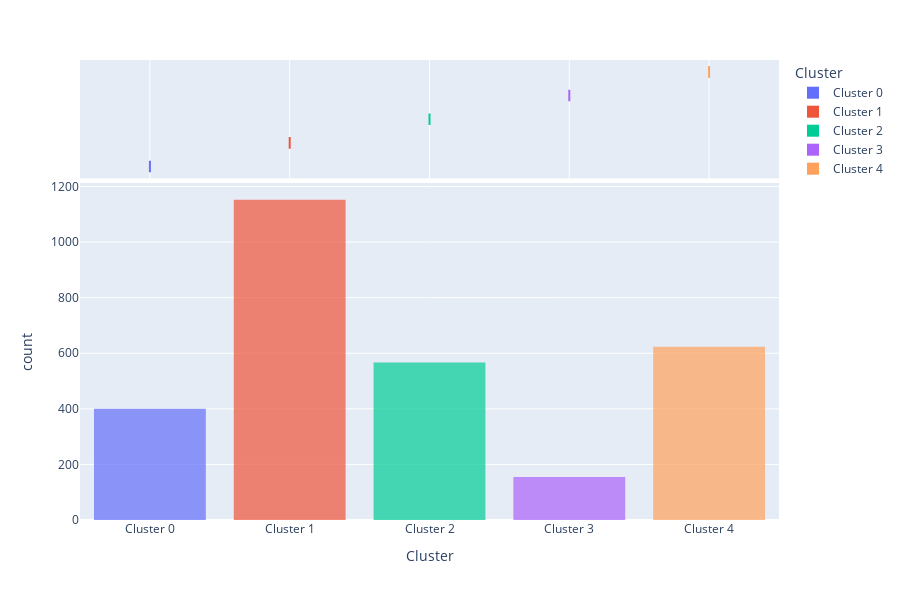

The code cell stored with this chart in its notebook:
### Code cell
# plot distributions of items within the different clusters
plot_model(model, plot = 'distribution')

### Figure 1 — Plotly figure (JSON) as saved in the notebook; plotly's stock layout.template omitted (floating-point values rounded to 4 significant figures; data arrays with more than 128 entries replaced by an {"elided": "..."} marker saying what was removed)
{"data": [{"alignmentgroup": "True", "bingroup": "x", "hovertemplate": "Cluster=%{x}<br>count=%{y}<extra></extra>", "legendgroup": "Cluster 0", "marker": {"color": "#636efa", "opacity": 0.7, "pattern": {"shape": ""}}, "name": "Cluster 0", "offsetgroup": "Cluster 0", "orientation": "v", "showlegend": true, "type": "histogram", "x": {"elided": "400 str values"}, "xaxis": "x", "yaxis": "y"}, {"alignmentgroup": "True", "customdata": {"elided": "400x5 mixed values"}, "hovertemplate": "Cluster=%{x}<br>item=%{customdata[0]}<br>frequency=%{customdata[1]}<br>recency=%{customdata[2]}<br>frequency_ln=%{customdata[3]}<br>recency_ln=%{customdata[4]}<extra></extra>", "legendgroup": "Cluster 0", "marker": {"color": "#636efa"}, "name": "Cluster 0", "notched": true, "offsetgroup": "Cluster 0", "showlegend": false, "type": "box", "x": {"elided": "400 str values"}, "xaxis": "x2", "yaxis": "y2"}, {"alignmentgroup": "True", "bingroup": "x", "hovertemplate": "Cluster=%{x}<br>count=%{y}<extra></extra>", "legendgroup": "Cluster 1", "marker": {"color": "#EF553B", "opacity": 0.7, "pattern": {"shape": ""}}, "name": "Cluster 1", "offsetgroup": "Cluster 1", "orientation": "v", "showlegend": true, "type": "histogram", "x": {"elided": "1152 str values"}, "xaxis": "x", "yaxis": "y"}, {"alignmentgroup": "True", "customdata": {"elided": "1152x5 mixed values"}, "hovertemplate": "Cluster=%{x}<br>item=%{customdata[0]}<br>frequency=%{customdata[1]}<br>recency=%{customdata[2]}<br>frequency_ln=%{customdata[3]}<br>recency_ln=%{customdata[4]}<extra></extra>", "legendgroup": "Cluster 1", "marker": {"color": "#EF553B"}, "name": "Cluster 1", "notched": true, "offsetgroup": "Cluster 1", "showlegend": false, "type": "box", "x": {"elided": "1152 str values"}, "xaxis": "x2", "yaxis": "y2"}, {"alignmentgroup": "True", "bingroup": "x", "hovertemplate": "Cluster=%{x}<br>count=%{y}<extra></extra>", "legendgroup": "Cluster 2", "marker": {"color": "#00cc96", "opacity": 0.7, "pattern": {"shape": ""}}, "name": "Cluster 2", "offsetgroup": "Cluster 2", "orientation": "v", "showlegend": true, "type": "histogram", "x": {"elided": "567 str values"}, "xaxis": "x", "yaxis": "y"}, {"alignmentgroup": "True", "customdata": {"elided": "567x5 mixed values"}, "hovertemplate": "Cluster=%{x}<br>item=%{customdata[0]}<br>frequency=%{customdata[1]}<br>recency=%{customdata[2]}<br>frequency_ln=%{customdata[3]}<br>recency_ln=%{customdata[4]}<extra></extra>", "legendgroup": "Cluster 2", "marker": {"color": "#00cc96"}, "name": "Cluster 2", "notched": true, "offsetgroup": "Cluster 2", "showlegend": false, "type": "box", "x": {"elided": "567 str values"}, "xaxis": "x2", "yaxis": "y2"}, {"alignmentgroup": "True", "bingroup": "x", "hovertemplate": "Cluster=%{x}<br>count=%{y}<extra></extra>", "legendgroup": "Cluster 3", "marker": {"color": "#ab63fa", "opacity": 0.7, "pattern": {"shape": ""}}, "name": "Cluster 3", "offsetgroup": "Cluster 3", "orientation": "v", "showlegend": true, "type": "histogram", "x": {"elided": "155 str values"}, "xaxis": "x", "yaxis": "y"}, {"alignmentgroup": "True", "customdata": {"elided": "155x5 mixed values"}, "hovertemplate": "Cluster=%{x}<br>item=%{customdata[0]}<br>frequency=%{customdata[1]}<br>recency=%{customdata[2]}<br>frequency_ln=%{customdata[3]}<br>recency_ln=%{customdata[4]}<extra></extra>", "legendgroup": "Cluster 3", "marker": {"color": "#ab63fa"}, "name": "Cluster 3", "notched": true, "offsetgroup": "Cluster 3", "showlegend": false, "type": "box", "x": {"elided": "155 str values"}, "xaxis": "x2", "yaxis": "y2"}, {"alignmentgroup": "True", "bingroup": "x", "hovertemplate": "Cluster=%{x}<br>count=%{y}<extra></extra>", "legendgroup": "Cluster 4", "marker": {"color": "#FFA15A", "opacity": 0.7, "pattern": {"shape": ""}}, "name": "Cluster 4", "offsetgroup": "Cluster 4", "orientation": "v", "showlegend": true, "type": "histogram", "x": {"elided": "623 str values"}, "xaxis": "x", "yaxis": "y"}, {"alignmentgroup": "True", "customdata": {"elided": "623x5 mixed values"}, "hovertemplate": "Cluster=%{x}<br>item=%{customdata[0]}<br>frequency=%{customdata[1]}<br>recency=%{customdata[2]}<br>frequency_ln=%{customdata[3]}<br>recency_ln=%{customdata[4]}<extra></extra>", "legendgroup": "Cluster 4", "marker": {"color": "#FFA15A"}, "name": "Cluster 4", "notched": true, "offsetgroup": "Cluster 4", "showlegend": false, "type": "box", "x": {"elided": "623 str values"}, "xaxis": "x2", "yaxis": "y2"}], "layout": {"barmode": "relative", "height": 600, "legend": {"title": {"text": "Cluster"}, "tracegroupgap": 0}, "margin": {"t": 60}, "xaxis": {"anchor": "y", "categoryarray": ["Cluster 0", "Cluster 1", "Cluster 2", "Cluster 3", "Cluster 4"], "categoryorder": "array", "domain": [0, 1], "title": {"text": "Cluster"}}, "xaxis2": {"anchor": "y2", "domain": [0, 1], "matches": "x", "showgrid": true, "showticklabels": false}, "yaxis": {"anchor": "x", "domain": [0, 0.7326], "title": {"text": "count"}}, "yaxis2": {"anchor": "x2", "domain": [0.7426, 1], "matches": "y2", "showgrid": false, "showline": false, "showticklabels": false, "ticks": ""}}}
